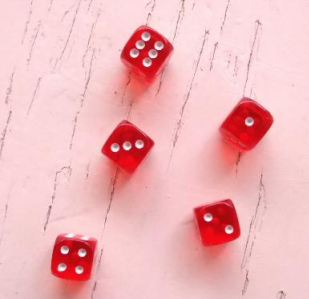
#> input picture dados.png, 309 x 299 px
$ python ContandoDados.py   (older library calls are emulated)
#> lines starting #> are read from the running program, lines starting #| are printed output that depends on the picture; after the words box and inside, x2 and y2 are one past the last pixel; in counts of white or black regions, pixels touching at a corner belong together
import numpy as np
import cv2
import mahotas
#Função para facilitar a escrita nas imagem
def escreve(img, texto, cor=(255,0,0)):
    fonte = cv2.FONT_HERSHEY_SIMPLEX
    cv2.putText(img, texto, (10,20), fonte, 0.5, cor, 0, cv2.LINE_AA)

imgColorida = cv2.imread('dados.png') #Carregamento da imagem
#> imgColorida is the input picture: shape (299, 309, 3); mean B, G, R 186.6, 183, 239.8
#Se necessário o redimensioamento da imagem pode vir aqui.
#Passo 1: Conversão para tons de cinza
img = cv2.cvtColor(imgColorida, cv2.COLOR_BGR2GRAY)
#Passo 2: Blur/Suavização da imagem
suave = cv2.blur(img, (7, 7))
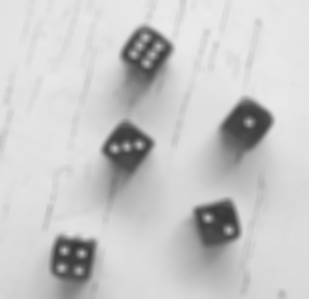
#> suave: shape (299, 309); min 55, max 234, mean 200.4

#Passo 3: Binarização resultando em pixels brancos e pretos
T = mahotas.thresholding.otsu(suave)
#> T = 160
bin = suave.copy()
bin[bin > T] = 255
bin[bin < 255] = 0
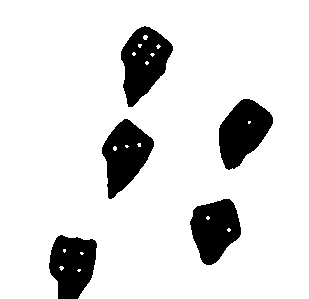
#> bin: shape (299, 309); 87% white; 5 black regions, box (x1, y1, x2, y2) and area: (121, 26, 173, 107) 2542, (219, 99, 273, 170) 2436, (102, 119, 154, 199) 2414, (190, 199, 241, 265) 2311, (49, 235, 97, 299) 2265
bin = cv2.bitwise_not(bin)
#Passo 4: Detecção de bordas com Canny
bordas = cv2.Canny(bin, 70, 150)
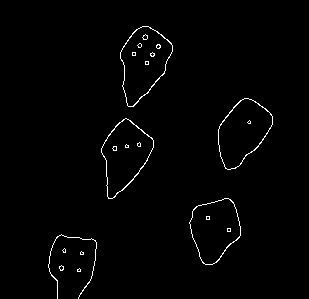
#> bordas: shape (299, 309); 1.3% white in thin lines or dots, all inside (x1, y1, x2, y2) = (48, 26, 273, 299)
#Passo 5: Identificação e contagem dos contornos da imagem
#cv2.RETR_EXTERNAL = conta apenas os contornos externos
(objetos, lx) = cv2.findContours(bordas.copy(),
cv2.RETR_EXTERNAL, cv2.CHAIN_APPROX_SIMPLE)
#> objetos = 9 contours, 5 with area under 20; largest, box (x1, y1, x2, y2) and area: (120, 26, 173, 107) 2654, (101, 118, 154, 199) 2489, (218, 98, 273, 170) 2474, (189, 198, 241, 265) 2352; lx = [[1, -1, -1, -1], [2, 0, -1, -1], [3, 1, -1, -1], [4, 2, -1, -1], [5, 3, -1, -1], [6, 4, -1, -1], [7, 5, -1, -1], [8, 6, -1, -1], [-1, 7, -1, -1]]
#A variável lx (lixo) recebe dados que não são utilizados
escreve(img, "Imagem em tons de cinza", 0)
#> in escreve, `cv2.putText(img, texto, (10,20), fonte, 0.5, cor, 0, cv2.LINE_AA)`:
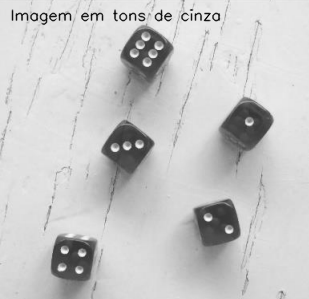
#> img: shape (299, 309); min 3, max 249, mean 199.1
escreve(suave, "Suavizacao com Blur", 0)
escreve(bin, "Binarizacao com Metodo Otsu", 255)
#> call 3 of escreve, with texto = 'Binarizacao com Metodo Otsu', cor = 255
#> in escreve (call 3), `cv2.putText(img, texto, (10,20), fonte, 0.5, cor, 0, cv2.LINE_AA)`:
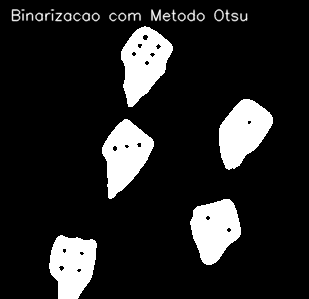
#> img: shape (299, 309); min 0, max 255, mean 34.9
escreve(bordas, "Detector de bordas Canny", 255)
temp = np.vstack([
np.hstack([img, suave]),
np.hstack([bin, bordas])
])
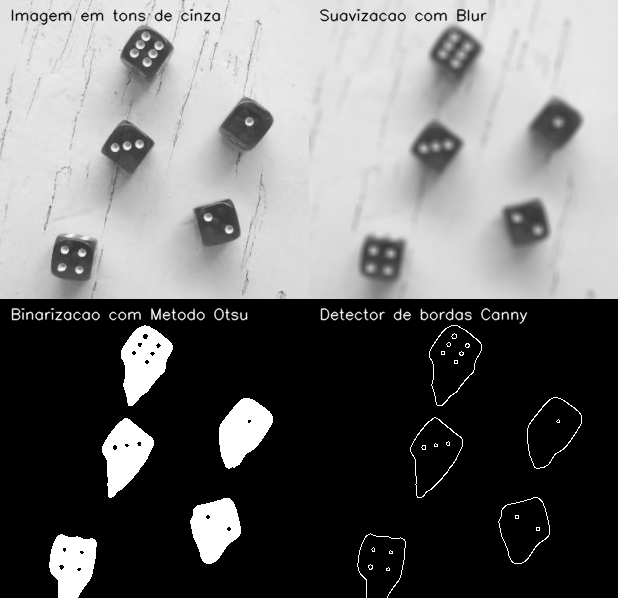
#> temp: shape (598, 618); min 0, max 255, mean 109.5
cv2.imshow("Quantidade de objetos: "+str(len(objetos)), temp)
cv2.waitKey(0)
imgC2 = imgColorida.copy()
cv2.imshow("Imagem Original", imgColorida)

cv2.drawContours(imgC2, objetos, -1, (255, 0, 0), 2)
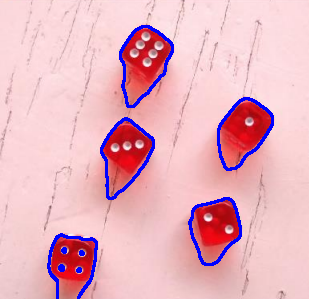
#> imgC2: shape (299, 309, 3); 3.73% of pixels changed, all inside (x1, y1, x2, y2) = (47, 25, 274, 299)
escreve(imgC2, str(len(objetos))+" objetos encontrados!")
cv2.imshow("Resultado", imgC2)
cv2.waitKey(0)
